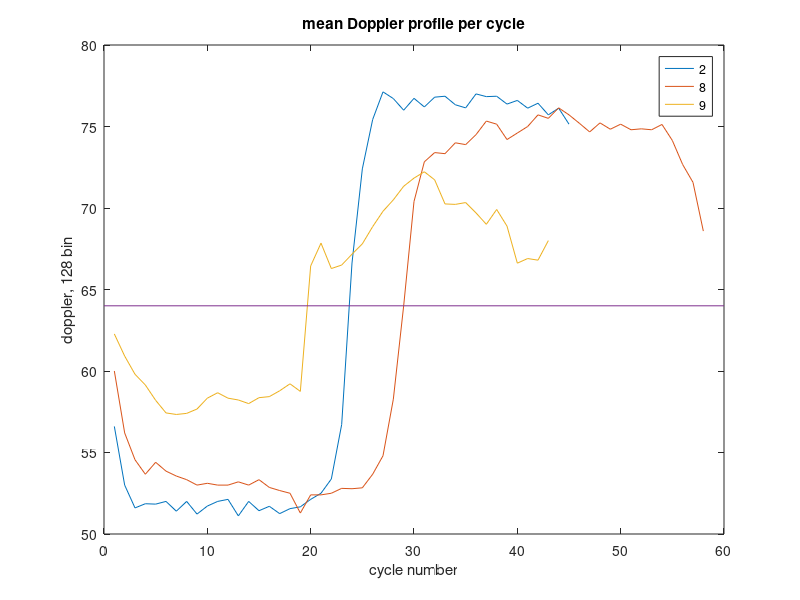
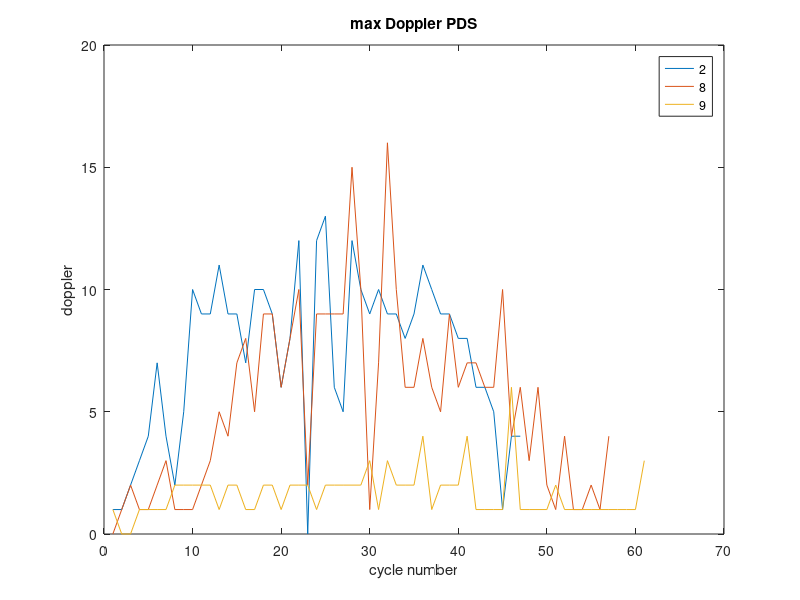
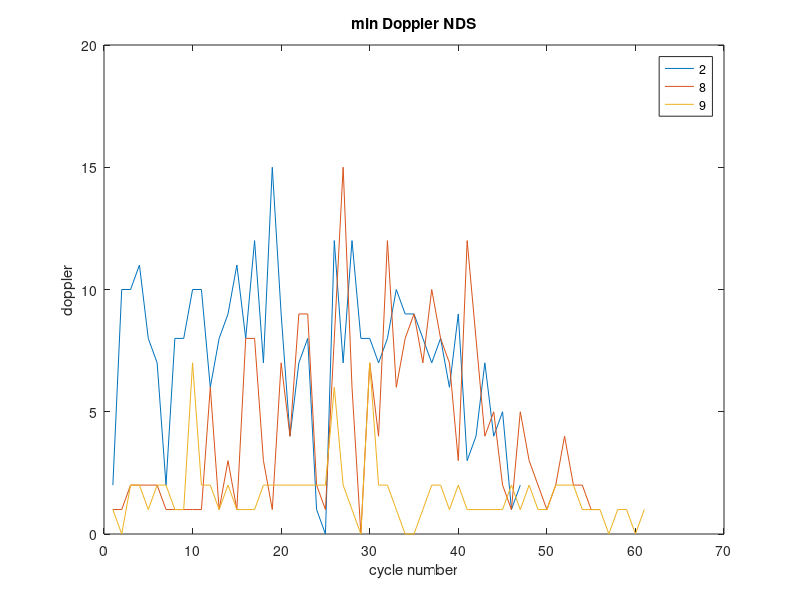
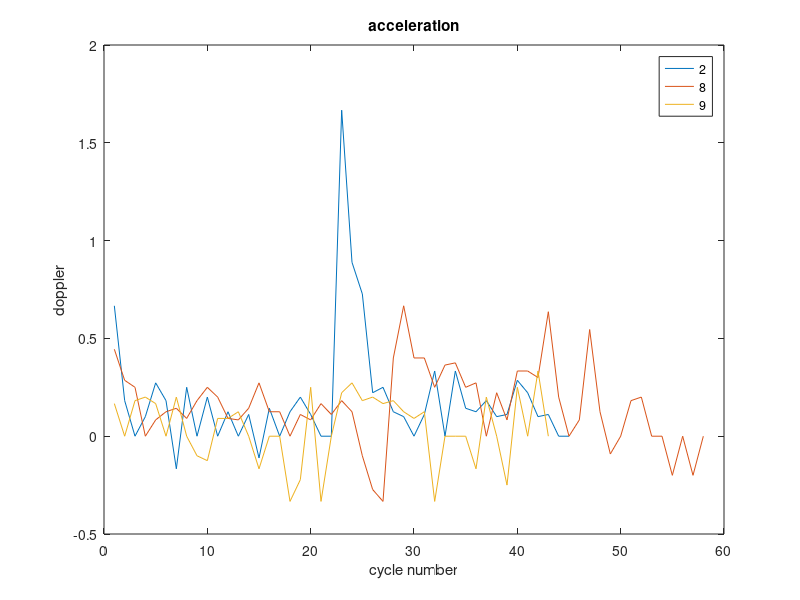

Write MATLAB code to recreate these figures, in order.
%% feature analysis

% clear memory, figures, shell
clc;
clear;
close all;

load ssa.mat

index = [ 2 8 9 ];

%%%%%%%%%%%%%%%%%%% 1, mean walking v %%%%%%%%%%%%%%%%%%%%%%%%%%%%%%%%%%%%%
figure
for i = index
    txt = num2str(i);
    h1(i) = plot( record{i}.walk_mean_v, 'DisplayName', txt ); hold on
end
plot([0 60],[64 64],'HandleVisibility','off');
xlabel( 'cycle number' );
ylabel('doppler, 128 bin');
title( 'mean Doppler profile per cycle');
legend;

%%%%%%%%%%%%%%%%%%% 2, PDS %%%%%%%%%%%%%%%%%%%%%%%%%%%%%%%%%%%%%%%%%%%%%%%%
figure
for i = index
    txt = num2str(i);
    h2(i) = plot( record{i}.max_doppler_PDS, 'DisplayName', txt ); hold on
end
xlabel( 'cycle number' );
ylabel('doppler');
title( 'max Doppler PDS');
legend;

%%%%%%%%%%%%%%%%%% 3, NDS %%%%%%%%%%%%%%%%%%%%%%%%%%%%%%%%%%%%%%%%%%%%%%%%%
figure
for i = index
    txt = num2str(i);
    h2(i) = plot( record{i}.min_doppler_NDS, 'DisplayName', txt ); hold on
end
xlabel( 'cycle number' );
ylabel('doppler');
title( 'min Doppler NDS');
legend;

%%%%%%%%%%%%%%%%%% 4, acceleration %%%%%%%%%%%%%%%%%%%%%%%%%%%%%%%%%%%%%%%%
figure
for i = index
    txt = num2str(i);
    h2(i) = plot( record{i}.walk_acceleration, 'DisplayName', txt ); hold on
end
xlabel( 'cycle number' );
ylabel('doppler');
title( 'acceleration');
legend;


%%%%%%%%%%%%%%%% 5, states %%%%%%%%%%%%%%%%%%%%%%%%%%%%%%%%%%%%%%%%%%%%%%%%

% https://de.mathworks.com/help/stats/quality-of-life-in-u-s-cities.html

% core_cycle
% max_doppler_cycle
% min_doppler_cycle
% min_doppler_NDS
% max_doppler_PDS
% walk_mean_v
% walk_acceleration

data = [];

%make walk_mean_v and core_cycle the same length
for i = 1:10
    
    %find the min lenght of all 7 features
    min_size = size(record{i}.core_cycle,2);
    
    if( min_size > size(record{i}.max_doppler_cycle,2) )
        min_size = size(record{i}.max_doppler_cycle,2);
    end
    
    if( min_size > size(record{i}.min_doppler_cycle,2) )
        min_size = size(record{i}.min_doppler_cycle,2);
    end
    
    if( min_size > size(record{i}.max_doppler_PDS,2) )
        min_size = size(record{i}.max_doppler_PDS,2);
    end
    
    if( min_size > size(record{i}.min_doppler_NDS,2) )
        min_size = size(record{i}.min_doppler_NDS,2);
    end
    
    if( min_size > size(record{i}.walk_mean_v,2) )
        min_size = size(record{i}.walk_mean_v,2);
    end 
    
    if( min_size > size(record{i}.walk_acceleration,2) )
        min_size = size(record{i}.walk_acceleration,2);
    end
    
    min_size = round(min_size/2);
    
    record{i}.core_cycle = record{i}.core_cycle(1:min_size);
    record{i}.max_doppler_cycle = record{i}.max_doppler_cycle(1:min_size);
    record{i}.min_doppler_cycle = record{i}.min_doppler_cycle(1:min_size);
    record{i}.max_doppler_PDS = record{i}.max_doppler_PDS(1:min_size);
    record{i}.min_doppler_NDS = record{i}.min_doppler_NDS(1:min_size);
    record{i}.walk_mean_v = record{i}.walk_mean_v(1:min_size);
    record{i}.walk_acceleration = record{i}.walk_acceleration(1:min_size);

%     min_size = round(min_size/2);
% 
%     data_tmp = [];
%     data_tmp(1,:) = record{i}.core_cycle(1:min_size);
%     data_tmp(2,:) = record{i}.max_doppler_cycle(1:min_size);
%     data_tmp(3,:) = record{i}.min_doppler_cycle(1:min_size);
%     data_tmp(4,:) = record{i}.max_doppler_PDS(1:min_size);
%     data_tmp(5,:) = record{i}.min_doppler_NDS(1:min_size);
%     data_tmp(6,:) = record{i}.walk_mean_v(1:min_size);
%     data_tmp(7,:) = record{i}.walk_acceleration(1:min_size);
%     
%     
%     data =  [ data data_tmp ];

end



% index = [ 2 8 9 ];
% 
% 
% figure;
% for i = index
%     txt = num2str(i);
%     plot3( record{i}.walk_mean_v, record{i}.core_cycle , record{i}.max_doppler_PDS, '*', 'DisplayName', txt ); hold on; grid on
% end
% 
% legend;





